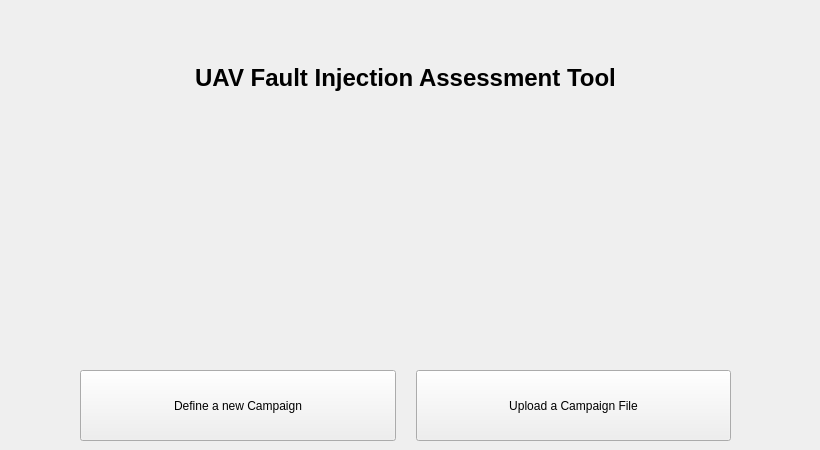
    <widget class="QWidget" name="page_8">
     <widget class="QLabel" name="label_tooltitle">
      <property name="geometry">
       <rect>
        <x>0</x>
        <y>40</y>
        <width>811</width>
        <height>77</height>
       </rect>
      </property>
      <property name="layoutDirection">
       <enum>Qt::LeftToRight</enum>
      </property>
      <property name="styleSheet">
       <string notr="true">font-size: 24px;
font-weight: bold;</string>
      </property>
      <property name="text">
       <string>&lt;html&gt;&lt;head/&gt;&lt;body&gt;&lt;p&gt;&lt;span style=&quot; color:#000000;&quot;&gt;UAV Fault Injection Assessment Tool&lt;/span&gt;&lt;/p&gt;&lt;/body&gt;&lt;/html&gt;</string>
      </property>
      <property name="alignment">
       <set>Qt::AlignCenter</set>
      </property>
     </widget>
     <widget class="QWidget" name="layoutWidget">
      <property name="geometry">
       <rect>
        <x>80</x>
        <y>370</y>
        <width>651</width>
        <height>71</height>
       </rect>
      </property>
      <layout class="QHBoxLayout" name="horizontalLayout_7">
       <property name="spacing">
        <number>20</number>
       </property>
       <property name="sizeConstraint">
        <enum>QLayout::SetDefaultConstraint</enum>
       </property>
       <item>
        <widget class="QPushButton" name="pushButton_Title_Start">
         <property name="sizePolicy">
          <sizepolicy hsizetype="Preferred" vsizetype="Preferred">
           <horstretch>0</horstretch>
           <verstretch>0</verstretch>
          </sizepolicy>
         </property>
         <property name="styleSheet">
          <string notr="true"/>
         </property>
         <property name="text">
          <string>Define a new Campaign</string>
         </property>
        </widget>
       </item>
       <item>
        <widget class="QPushButton" name="pushButton_Title_Upload">
         <property name="sizePolicy">
          <sizepolicy hsizetype="Preferred" vsizetype="Preferred">
           <horstretch>0</horstretch>
           <verstretch>0</verstretch>
          </sizepolicy>
         </property>
         <property name="styleSheet">
          <string notr="true"/>
         </property>
         <property name="text">
          <string>Upload a Campaign File</string>
         </property>
        </widget>
       </item>
      </layout>
     </widget>
     <widget class="QLabel" name="label_36">
      <property name="geometry">
       <rect>
        <x>110</x>
        <y>120</y>
        <width>591</width>
        <height>201</height>
       </rect>
      </property>
      <property name="styleSheet">
       <string notr="true">image: url(:/Logos/images/logo-bubbles.png);</string>
      </property>
      <property name="text">
       <string/>
      </property>
     </widget>
    </widget>
